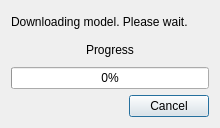
<?xml version="1.0" encoding="UTF-8"?>
<ui version="4.0">
 <class>Dialog</class>
 <widget class="QDialog" name="Dialog">
  <property name="geometry">
   <rect>
    <x>0</x>
    <y>0</y>
    <width>220</width>
    <height>128</height>
   </rect>
  </property>
  <property name="windowTitle">
   <string>Model Download</string>
  </property>
  <layout class="QVBoxLayout" name="verticalLayout">
   <item>
    <widget class="QLabel" name="label_modelDownloading">
     <property name="text">
      <string>Downloading model. Please wait.</string>
     </property>
    </widget>
   </item>
   <item>
    <widget class="QLabel" name="label_progress">
     <property name="text">
      <string>Progress</string>
     </property>
     <property name="alignment">
      <set>Qt::AlignCenter</set>
     </property>
    </widget>
   </item>
   <item>
    <widget class="QProgressBar" name="progressBar">
     <property name="value">
      <number>0</number>
     </property>
    </widget>
   </item>
   <item>
    <widget class="QDialogButtonBox" name="buttonBox">
     <property name="enabled">
      <bool>true</bool>
     </property>
     <property name="orientation">
      <enum>Qt::Horizontal</enum>
     </property>
     <property name="standardButtons">
      <set>QDialogButtonBox::Cancel</set>
     </property>
    </widget>
   </item>
  </layout>
 </widget>
 <resources/>
 <connections>
  <connection>
   <sender>buttonBox</sender>
   <signal>accepted()</signal>
   <receiver>Dialog</receiver>
   <slot>accept()</slot>
   <hints>
    <hint type="sourcelabel">
     <x>248</x>
     <y>254</y>
    </hint>
    <hint type="destinationlabel">
     <x>157</x>
     <y>274</y>
    </hint>
   </hints>
  </connection>
  <connection>
   <sender>buttonBox</sender>
   <signal>rejected()</signal>
   <receiver>Dialog</receiver>
   <slot>reject()</slot>
   <hints>
    <hint type="sourcelabel">
     <x>316</x>
     <y>260</y>
    </hint>
    <hint type="destinationlabel">
     <x>286</x>
     <y>274</y>
    </hint>
   </hints>
  </connection>
 </connections>
</ui>
